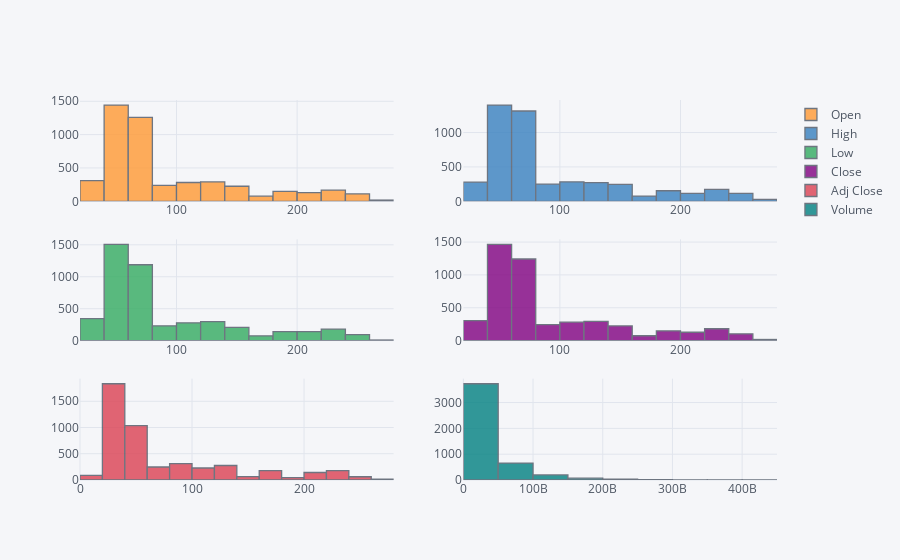

Notebook code cell kept with this figure:
### Code cell
#我們不只是可以畫折線圖
plyo.iplot(
    df.iplot(kind='hist',
             subplots=True,
             bins=15,
             asFigure=True
),
    filename='ply_03'
)

### Figure 1 — Plotly figure (JSON) as saved in the notebook; plotly's stock layout.template omitted (floating-point values rounded to 4 significant figures; data arrays with more than 128 entries replaced by an {"elided": "..."} marker saying what was removed)
{"data": [{"histfunc": "count", "histnorm": "", "marker": {"color": "rgba(255, 153, 51, 1.0)", "line": {"color": "#4D5663", "width": 1.3}}, "name": "Open", "nbinsx": 15, "opacity": 0.8, "orientation": "v", "type": "histogram", "uid": "ada4afb0-8325-11e9-b9f2-152eebfce7d2", "x": {"elided": "4709 float values"}, "xaxis": "x", "yaxis": "y"}, {"histfunc": "count", "histnorm": "", "marker": {"color": "rgba(55, 128, 191, 1.0)", "line": {"color": "#4D5663", "width": 1.3}}, "name": "High", "nbinsx": 15, "opacity": 0.8, "orientation": "v", "type": "histogram", "uid": "ada4afb1-8325-11e9-b9f2-152eebfce7d2", "x": {"elided": "4709 float values"}, "xaxis": "x2", "yaxis": "y2"}, {"histfunc": "count", "histnorm": "", "marker": {"color": "rgba(50, 171, 96, 1.0)", "line": {"color": "#4D5663", "width": 1.3}}, "name": "Low", "nbinsx": 15, "opacity": 0.8, "orientation": "v", "type": "histogram", "uid": "ada4afb2-8325-11e9-b9f2-152eebfce7d2", "x": {"elided": "4709 float values"}, "xaxis": "x3", "yaxis": "y3"}, {"histfunc": "count", "histnorm": "", "marker": {"color": "rgba(128, 0, 128, 1.0)", "line": {"color": "#4D5663", "width": 1.3}}, "name": "Close", "nbinsx": 15, "opacity": 0.8, "orientation": "v", "type": "histogram", "uid": "ada4afb3-8325-11e9-b9f2-152eebfce7d2", "x": {"elided": "4709 float values"}, "xaxis": "x4", "yaxis": "y4"}, {"histfunc": "count", "histnorm": "", "marker": {"color": "rgba(219, 64, 82, 1.0)", "line": {"color": "#4D5663", "width": 1.3}}, "name": "Adj Close", "nbinsx": 15, "opacity": 0.8, "orientation": "v", "type": "histogram", "uid": "ada4afb4-8325-11e9-b9f2-152eebfce7d2", "x": {"elided": "4709 float values"}, "xaxis": "x5", "yaxis": "y5"}, {"histfunc": "count", "histnorm": "", "marker": {"color": "rgba(0, 128, 128, 1.0)", "line": {"color": "#4D5663", "width": 1.3}}, "name": "Volume", "nbinsx": 15, "opacity": 0.8, "orientation": "v", "type": "histogram", "uid": "ada4afb5-8325-11e9-b9f2-152eebfce7d2", "x": {"elided": "4709 int values"}, "xaxis": "x6", "yaxis": "y6"}], "layout": {"barmode": "overlay", "legend": {"bgcolor": "#F5F6F9", "font": {"color": "#4D5663"}}, "paper_bgcolor": "#F5F6F9", "plot_bgcolor": "#F5F6F9", "titlefont": {"color": "#4D5663"}, "xaxis": {"anchor": "y", "domain": [0, 0.45], "gridcolor": "#E1E5ED", "showgrid": true, "tickfont": {"color": "#4D5663"}, "title": "", "titlefont": {"color": "#4D5663"}, "zerolinecolor": "#E1E5ED"}, "xaxis2": {"anchor": "y2", "domain": [0.55, 1], "gridcolor": "#E1E5ED", "showgrid": true, "tickfont": {"color": "#4D5663"}, "title": "", "titlefont": {"color": "#4D5663"}, "zerolinecolor": "#E1E5ED"}, "xaxis3": {"anchor": "y3", "domain": [0, 0.45], "gridcolor": "#E1E5ED", "showgrid": true, "tickfont": {"color": "#4D5663"}, "title": "", "titlefont": {"color": "#4D5663"}, "zerolinecolor": "#E1E5ED"}, "xaxis4": {"anchor": "y4", "domain": [0.55, 1], "gridcolor": "#E1E5ED", "showgrid": true, "tickfont": {"color": "#4D5663"}, "title": "", "titlefont": {"color": "#4D5663"}, "zerolinecolor": "#E1E5ED"}, "xaxis5": {"anchor": "y5", "domain": [0, 0.45], "gridcolor": "#E1E5ED", "showgrid": true, "tickfont": {"color": "#4D5663"}, "title": "", "titlefont": {"color": "#4D5663"}, "zerolinecolor": "#E1E5ED"}, "xaxis6": {"anchor": "y6", "domain": [0.55, 1], "gridcolor": "#E1E5ED", "showgrid": true, "tickfont": {"color": "#4D5663"}, "title": "", "titlefont": {"color": "#4D5663"}, "zerolinecolor": "#E1E5ED"}, "yaxis": {"anchor": "x", "domain": [0.7333, 1], "gridcolor": "#E1E5ED", "showgrid": true, "tickfont": {"color": "#4D5663"}, "title": "", "titlefont": {"color": "#4D5663"}, "zerolinecolor": "#E1E5ED"}, "yaxis2": {"anchor": "x2", "domain": [0.7333, 1], "gridcolor": "#E1E5ED", "showgrid": true, "tickfont": {"color": "#4D5663"}, "title": "", "titlefont": {"color": "#4D5663"}, "zerolinecolor": "#E1E5ED"}, "yaxis3": {"anchor": "x3", "domain": [0.3667, 0.6333], "gridcolor": "#E1E5ED", "showgrid": true, "tickfont": {"color": "#4D5663"}, "title": "", "titlefont": {"color": "#4D5663"}, "zerolinecolor": "#E1E5ED"}, "yaxis4": {"anchor": "x4", "domain": [0.3667, 0.6333], "gridcolor": "#E1E5ED", "showgrid": true, "tickfont": {"color": "#4D5663"}, "title": "", "titlefont": {"color": "#4D5663"}, "zerolinecolor": "#E1E5ED"}, "yaxis5": {"anchor": "x5", "domain": [0, 0.2667], "gridcolor": "#E1E5ED", "showgrid": true, "tickfont": {"color": "#4D5663"}, "title": "", "titlefont": {"color": "#4D5663"}, "zerolinecolor": "#E1E5ED"}, "yaxis6": {"anchor": "x6", "domain": [0, 0.2667], "gridcolor": "#E1E5ED", "showgrid": true, "tickfont": {"color": "#4D5663"}, "title": "", "titlefont": {"color": "#4D5663"}, "zerolinecolor": "#E1E5ED"}}}
